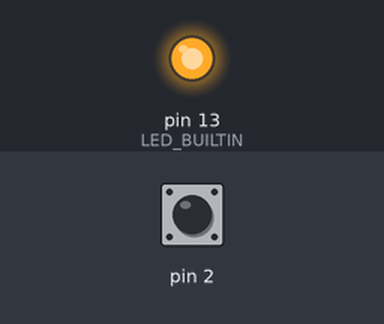
Bench run of a sketch on a simulated Arduino Uno, built with avr-gcc and run on an emulated ATmega328P. Shown: output pins drawn as LEDs (lit = HIGH). The inputs (shaded band) are chosen by the test bench; at power-on: pin 2 HIGH.

Above: at 0.1 s.
At 4.6 s:
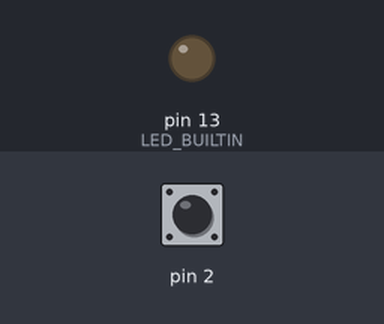
Timing chart, 0 to 6.1 s (numbered marks = the images above):
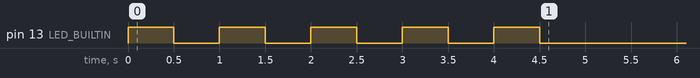

The sketch:

HardwareButton-Aufgabe.ino
```cpp
/**
 * Hardware-Buttons entprellen
 * ===========================
 *
 * Arduino macht es leicht, mit der Funktion digitalRead() ein digitales Eingangssignal
 * auszulesen. Mechanische Bauteile wie z.B. Hardware-Buttons können aber nicht einfach
 * den Zustand von an nach aus oder umgekehrt wechseln. Sie pendeln bei jedem Wechseln
 * eine Weile zwischen beiden Zuständen hin und her, bis der mechanische Kontakt sicher
 * hergestellt wurde.
 *
 * Idealzustand, den wir gerne hätten:
 *
 *   Signal
 *    |...+                   +...
 *    |   |                   |
 *    |   |                   |
 *    |   +...................+
 *    +--------------------------> Zeit
 *
 * Reale Situation:
 *
 *   Signal
 *    |....+  +..+  +..+      +..
 *    |    |  |  |  |  |      |
 *    |    |  |  |  |  |      |
 *    |    +..+  +..+  +......+..
 *    +--------------------------> Zeit
 *
 * Mechanische Bauteile müssen daher "entprellt" werden (engl. "debounce"), indem bei
 * einem Wechsel des Signalzustands abgewartet wird, bis sich das Signal beruhigt hat.
 * Hierfür muss bei jedem registrierten Wechsel geprüft werden, wie lange der letzte
 * Wechsel her ist. Ist der zeitliche Abstand zum letzten Signalwechsel groß genug,
 * darf auf den neue Zustand reagiert werden.
 *
 * Hierfür gibt es in der Arduino IDE ein eingebautes Beispiel, welches das Prinzip
 * verdeutlicht. Um den Code jedoch zu vereinfachen und leichter wiederverwenden zu
 * können (bspw. wenn mehrere Buttons abgefragt werden sollen), wurde die Logik zum
 * Abfragen und Entprellen des Eingangspin hier in einer Klasse gekapselt.
 *
 * Das Programm fragt einfach einen an Pin 2 angeschlossenen Button ab, der auf Ground
 * durchschalten muss, wenn er gedrückt wird, und schaltet die interne LED des Arduino
 * entsprechend ein oder aus.
 *
 * Hardwareaufbau:
 * ---------------
 *
 *  - [PIN 2] --> [Button] --> [GND]
 *  - Optional: [PIN 13] --> [LED] --> [Widerstand 300 Ohm] --> [GND]
 *
 * Für den Button-Pin wird der eingebaute Pull-Up-Widerstand des Microcontrollers
 * aktiviert. Der Button muss das Signal daher beim Drücken auf Ground runterziehen,
 * wodurch sich die Logik im Programm invertiert: Wir lesen ein LOW, wenn der Button
 * gedrückt wird und ein HIGH, wenn er nicht gedrückt wird.
 *
 * Die LED ist optional, da wir hier einfach die sowieso eingebaute LED auf
 * dem Arduino Board verwenden. Falls das X40 Sensor Kit verwendet wird, wird
 * kein Widerstand für die LED benötigt, da dieser bereits auf dem LED-Modul
 * enthalten ist. Andernfalls kann ein beliebiger Widerstand ab ca. 300 Ohm
 * verwendet werden, um die Stromstärke für die LED zu begrenzen.
 *
 * Relevante Dokumentation
 * -----------------------
 *
 * https://docs.arduino.cc/learn/microcontrollers/digital-pins
 * https://www.arduino.cc/reference/en/language/functions/digital-io/pinmode/
 * https://www.arduino.cc/reference/en/language/functions/digital-io/digitalread/
 * https://www.arduino.cc/reference/en/language/functions/time/millis/
 */

#include "DebouncedDigitalInput.h"

auto button = DebouncedDigitalInput(2, true, 100);

/**
 * Initialisierung der Hardware nach dem Einschalten
 */
void setup() {
  pinMode(LED_BUILTIN, OUTPUT);

  for (int i = 0; i < 5; i++) {
    digitalWrite(LED_BUILTIN, HIGH);
    delay(500);
    digitalWrite(LED_BUILTIN, LOW);
    delay(500);
  }

  button.setup();
}

/**
 * Unendlich oft ausgeführte Hauptprogrammlogik
 */
void loop() {
  digitalWrite(LED_BUILTIN, !button.digitalRead());
}
```

DebouncedDigitalInput.h
```cpp
#include "Arduino.h"

/**
 * Interne Hilfsklasse zum Auslesen eines digitalen Eingangssignals. Implementiert ein Deboncing,
 * so dass der ausgelesene Wert sich erst ändert, wenn das am GPIO-Pin anliegende Signal eine
 * gewisse Mindestzeitdauer stabil ist (sich nicht mehr verändert hat), was insbesondere für
 * mechanische Sensoren (z.B. Buttons) wichtig ist.
 *
 * Durch die Kapeslung in einer Klasse wird es möglich, im Hauptprogramm einfach je Bauteil ein
 * Objekt zu erzeugen und abzufragen. Wahlweise kann ein interner Pull-Up-Widerstand aktiviert
 * werden, um das Signal vor Einstreuungen zu schützen. Wichtig ist, dass sich dadurch allerdings
 * die Logik ändert, da das Bauteil nun gegen Ground schalten muss. In diesem Fall lesen wir ein
 * true/HIGH, wenn das Bauteil *nicht* schaltet und ein false/LOW, wenn es schaltet. Ohne Pull-Up
 * ist es genau andersrum.
 *
 * Verwendung:
 *
 *   1) Im Rahnprogramm ein neues Objekt erzeugen
 *   2) In der setup()-Funktion die Methode setup() des Objekts aufrufen
 *   3) In der loop()-Funktion die Methode pressed() zum Abfragen des Buttons aufrufen
 */
class DebouncedDigitalInput {
  public:
    /**
     * Konstruktor.
     *
     * Parameter:
     *   - input_pin: Nummer des GPIO-Pins
     *   - internal_pullup: Internen Pull-Up-Widerstand aktivieren
     *   - debounce_ms: Zeitdauer, die das Signal stabil bleiben muss
     */
    DebouncedDigitalInput(int input_pin, bool internal_pullup, unsigned long debounce_ms) {
      this->_input_pin        = input_pin;
      this->_internal_pullup  = internal_pullup;
      this->_debounce_ms      = debounce_ms;
      this->_last_change_time = millis();
      this->_previous_value   = false;
      this->_debounced_value  = false;
    }

    /**
     * Initialisierung der Hardware. Muss in der setup()-Funktion aufgerufen werden.
     */
    void setup() {
      int mode = INPUT;
      if (this->_internal_pullup) mode = INPUT_PULLUP;

      ::pinMode(this->_input_pin, mode);

      this->_previous_value  = ::digitalRead(this->_input_pin);
      this->_debounced_value = this->_debounced_value;
    }

    /**
     * Abfragen des Eingangssignals. Muss in der loop()-Funktion bei jedem Durchlauf aufgerufen werden.
     * ACHTUNG: Wenn diese Methode nicht regelmäßig aufgerufen wird, funktioniert das Debouncing nicht.
     */
    bool digitalRead() {
      unsigned long current_time = millis();
      bool current_value = ::digitalRead(this->_input_pin);

      if (current_value != this->_previous_value) {
        this->_previous_value   = current_value;
        this->_last_change_time = current_time;
      } else if ((current_time - this->_last_change_time) > this->_debounce_ms) {
        this->_debounced_value = current_value;
      }

      return this->_debounced_value;
    }

  private:
    int _input_pin;
    bool _internal_pullup;
    unsigned long _debounce_ms;
    unsigned long _last_change_time;
    bool _previous_value;
    bool _debounced_value;
};
```
